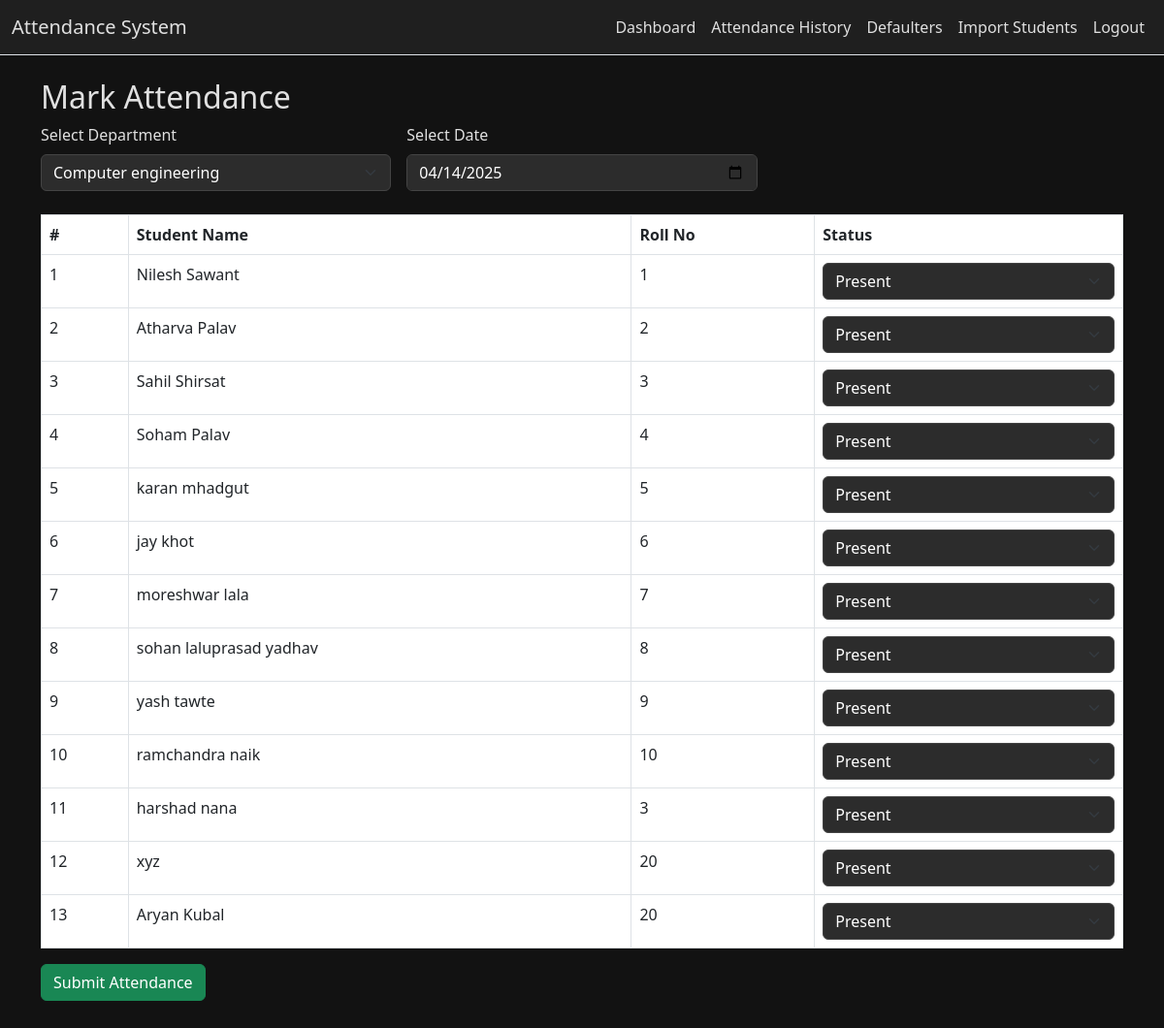
Screenshot of /attendance/mark?department_id=1 (signed in) with the database file from the repository.
### models.py (models this page shows)
class Student(db.Model):
    id = db.Column(db.Integer, primary_key=True)
    student_name = db.Column(db.String(100), nullable=False)
    roll_no = db.Column(db.String(50), nullable=False)
    department_id = db.Column(db.Integer, db.ForeignKey('department.id'))
    teacher_id = db.Column(db.Integer, db.ForeignKey('teacher.id'), nullable=False)

### routes.py (the view, shortened to what this page needs)
    @app.route('/attendance/mark', methods=['GET', 'POST'])
    @login_required
    def mark_attendance():
        selected_department_id = request.args.get('department_id', type=int)
        date_str = request.args.get('date', datetime.date.today().strftime('%Y-%m-%d'))
        selected_date = dt.strptime(date_str, '%Y-%m-%d').date()
        departments = Department.query.filter_by(teacher_id=current_user.id).all()
        students = []
        if selected_department_id:
            students = Student.query.filter_by(teacher_id=current_user.id, department_id=selected_department_id).all()
        return render_template('mark_attendance.html', departments=departments, students=students,
                               selected_department_id=selected_department_id, selected_date=date_str)

### app.py (called while the page is built)
def create_app():
    app = Flask(__name__)
    app.config['SECRET_KEY'] = 'your-secret-key'
    app.config['SQLALCHEMY_DATABASE_URI'] = 'sqlite:///attendance.db'
    app.config['SQLALCHEMY_TRACK_MODIFICATIONS'] = False
    db.init_app(app)
    migrate.init_app(app, db)
    login_manager.init_app(app)
    login_manager.login_view = 'login'
    @login_manager.user_loader
    def load_user(user_id):
        with app.app_context():
            return db.session.get(Teacher, int(user_id))
    from routes import register_routes
    register_routes(app)
    return app

### templates/mark_attendance.html (shortened to what this page needs)
{% extends 'base.html' %}
{% block content %}
<h2>Mark Attendance</h2>
<form method="get" class="row g-3 mb-4">
    <div class="col-md-4">
        <label for="department-filter" class="form-label">Select Department</label>
        <select id="department-filter" name="department_id" class="form-select" onchange="this.form.submit()">
            {% for dept in departments %}
                <option value="{{ dept.id }}" {% if dept.id == selected_department_id %}selected{% endif %}>
                    {{ dept.department_name }}
                </option>
            {% endfor %}
        </select>
    </div>
    <div class="col-md-4">
        <label for="attendance-date" class="form-label">Select Date</label>
        <input type="date" id="attendance-date" name="date" value="{{ selected_date }}" class="form-control" onchange="this.form.submit()">
    </div>
</form>
{% if students %}
<form method="POST">
    <table class="table table-bordered">
        <thead>
            <tr>
                <th>#</th>
                <th>Student Name</th>
                <th>Roll No</th>
                <th>Status</th>
            </tr>
        </thead>
        <tbody>
            {% for student in students %}
            <tr>
                <td>{{ loop.index }}</td>
                <td>{{ student.student_name }}</td>
                <td>{{ student.roll_no }}</td>
                <td>
                    <select name="status_{{ student.id }}" class="form-select">
                        <option value="Present">Present</option>
                    </select>
                </td>
            </tr>
            {% endfor %}
        </tbody>
    </table>
    <button type="submit" class="btn btn-success">Submit Attendance</button>
</form>
{% elif selected_department_id %}
<p>No students found in this department.</p>
{% endif %}
{% endblock %}

### templates/base.html (style rules this page uses)
body { background-color: #121212; color: #e0e0e0; }
.form-control, .form-select { background-color: #2c2c2c; color: #fff; border-color: #444; }
.table { color: #fff; }
.table thead { background-color: #2d2d2d; }

### rows the page displays
Student: student_name "Nilesh Sawant", roll_no "1", id "Present"
Student: student_name "Atharva Palav", roll_no "2", id "Present"
Student: student_name "Sahil Shirsat", roll_no "3", id "Present"
Student: student_name "Soham Palav", roll_no "4", id "Present"
Student: student_name "karan mhadgut", roll_no "5", id "Present"
Student: student_name "jay khot", roll_no "6", id "Present"
Student: student_name "moreshwar lala", roll_no "7", id "Present"
Student: student_name "sohan laluprasad yadhav", roll_no "8", id "Present"
Student: student_name "yash tawte", roll_no "9", id "Present"
Student: student_name "ramchandra naik", roll_no "10", id "Present"
Student: student_name "harshad nana", roll_no "3", id "Present"
Student: student_name "xyz", roll_no "20", id "Present"
Student: student_name "Aryan Kubal", roll_no "20", id "Present"

### other values shown
form field department_id "Computer engineering"
